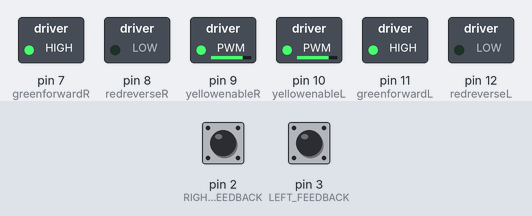
Recording of a sketch running on a simulated Arduino Uno, built with avr-gcc and run on an emulated ATmega328P. On the bench: switched loads named in the sketch (green lamp = pin HIGH). The test bench sets the inputs (shaded band); at power-on: pin 2 (RIGHT_FEEDBACK) LOW, pin 3 (LEFT_FEEDBACK) LOW. At 46.2 s the program stops and its outputs stay as they are.

Above: at 0.1 s.
At 9.8 s:
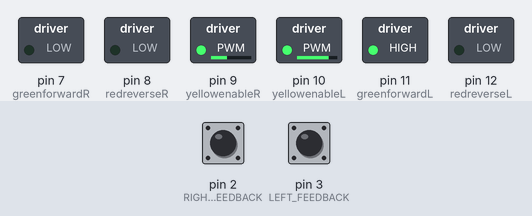
At 37.7 s:
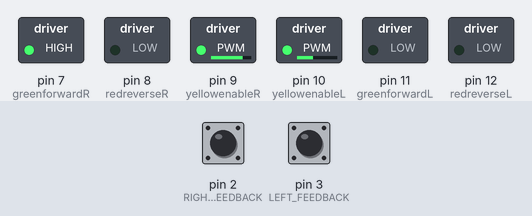
Timing chart, 0 to 40.0 s (numbered marks = the images above):
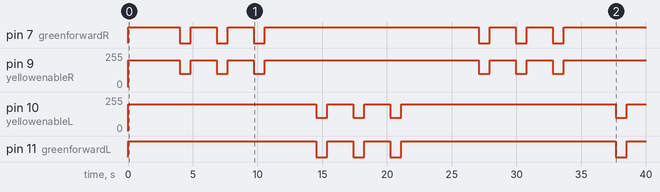

The sketch:

Story_7.ino
```cpp
// C++ code
// Story_6

int redreverseL = 12;
int greenforwardL = 11;
int yellowenableL = 10;

int yellowenableR = 9;
int redreverseR = 8;
int greenforwardR = 7;

const int RIGHT_FEEDBACK = 2; // Pin numbers on Rover for RIGHT motor sensor
const int LEFT_FEEDBACK = 3; // Pin numbers on Rover for LEFT motor sensor

volatile int leftcounter = 0; // initiate L counter to zero for start
volatile int rightcounter = 0; //initiate R counter to zero for start


// make a function to add 1 rotation to the left motor counter
void LeftMotorISR(){
  // adds one to the left motor counter on each motor revolution
  leftcounter++;
}

// make a function to add 1 rotation to the right motor counter
void RightMotorISR(){
  // adds one to the right motor counter on each motor revolution
  rightcounter++;
}

// make a function to make it go forwards
void goForwards()
{
  analogWrite(yellowenableL, 200); // Turn left enable on
  analogWrite(yellowenableR, 200); // Turn right enable on
  digitalWrite(greenforwardL, HIGH);
  digitalWrite(greenforwardR, HIGH);
  digitalWrite(redreverseL, LOW);
  digitalWrite(redreverseR, LOW);
}

// make a function to make it go left
void goLeft()
{
  analogWrite(yellowenableL, 200); // Turn left enable on faster
  analogWrite(yellowenableR, 100); // Turn right enable on slower
  digitalWrite(greenforwardL, HIGH);
  digitalWrite(greenforwardR, LOW);
  digitalWrite(redreverseL, LOW);
  digitalWrite(redreverseR, LOW);
}

// make a function to make it go right
void goRight()
{
  analogWrite(yellowenableL, 100); // Turn left enable on slower
  analogWrite(yellowenableR, 200); // Turn right enable on faster
  digitalWrite(greenforwardL, LOW);
  digitalWrite(greenforwardR, HIGH);
  digitalWrite(redreverseL, LOW);
  digitalWrite(redreverseR, LOW);
}

// make a function to make it stop
void stopMoving()
{
  analogWrite(yellowenableL, 0); // left enable off
  analogWrite(yellowenableR, 0); // right enable off
  digitalWrite(greenforwardL, LOW);
  digitalWrite(greenforwardR, LOW);
  digitalWrite(redreverseL, LOW);
  digitalWrite(redreverseR, LOW);
}

// make a function to make it reverse
void goBack()
{
  analogWrite(yellowenableL, 200); // Turn left enable on
  analogWrite(yellowenableR, 200); // Turn right enable on
  digitalWrite(greenforwardL, LOW);
  digitalWrite(greenforwardR, LOW);
  digitalWrite(redreverseL, HIGH);
  digitalWrite(redreverseR, HIGH);
}

// make a function to stop and turn off
void stopandturnoff()
{
  analogWrite(yellowenableL, 0); // Turn left enable off
  analogWrite(yellowenableR, 0); // Turn right enable off
  digitalWrite(greenforwardL, LOW);
  digitalWrite(greenforwardR, LOW);
  digitalWrite(redreverseL, LOW);
  digitalWrite(redreverseR, LOW);
}


void setup()
{
  pinMode(redreverseL, OUTPUT);
  pinMode(greenforwardL, OUTPUT);
  pinMode(yellowenableL, OUTPUT);
  pinMode(yellowenableR, OUTPUT);
  pinMode(greenforwardR, OUTPUT);
  pinMode(redreverseR, OUTPUT);

  pinMode(LEFT_FEEDBACK, INPUT);
  pinMode(RIGHT_FEEDBACK, INPUT);

  Serial.begin(115200);

  attachInterrupt(digitalPinToInterrupt(LEFT_FEEDBACK),LeftMotorISR,RISING);
  attachInterrupt(digitalPinToInterrupt(RIGHT_FEEDBACK),RightMotorISR,RISING);
}

void loop()
{
  for(int number_of_times = 0; number_of_times <= 1; number_of_times++)
  {
  // Leave garage
  // go forwards for 2 seconds
  goForwards();  // Call the function to start forwards motion
  delay(2000); // for 2 seconds

  // left hand square
  // go forwards for 2 seconds
  goForwards();  // Call the function to start forwards motion
  delay(2000); // for 2 seconds

  // turn left for .85 seconds
  goLeft(); // Call the function to go left
  delay(850); // for 2 seconds

  // go forwards for 2 seconds
  goForwards();  // Call the function to start forwards motion
  delay(2000); // for 2 seconds

  // turn left for .85 seconds
  goLeft(); // Call the function to go left
  delay(850); // for 2 seconds

  // go forwards for 2 seconds
  goForwards();  // Call the function to start forwards motion
  delay(2000); // for 2 seconds

  // turn left for .85 seconds
  goLeft(); // Call the function to go left
  delay(850); // for 2 seconds

  // go forwards for 2 seconds
  goForwards();  // Call the function to start forwards motion
  delay(2000); // for 2 seconds

  //right hand square
  // go forwards for 2 seconds
  goForwards();  // Call the function to start forwards motion
  delay(2000); // for 2 seconds

  // turn right for 2 seconds
  goRight();  // Call the function to go right
  delay(850); // for 2 seconds

   // go forwards for 2 seconds
  goForwards();  // Call the function to start forwards motion
  delay(2000); // for 2 seconds

    // turn right for 2 seconds
  goRight();  // Call the function to go right
  delay(850); // for 2 seconds

   // go forwards for 2 seconds
  goForwards();  // Call the function to start forwards motion
  delay(2000); // for 2 seconds

    // turn right for 2 seconds
  goRight();  // Call the function to go right
  delay(850); // for 2 seconds

  // go forwards for 2 seconds
  goForwards();  // Call the function to start forwards motion
  delay(2000); // for 2 seconds
  }
    stopMoving();
    exit(0); // stop forever
}
```

Measured:
- by itself, pin 7 (greenforwardR): LOW → HIGH at 0.00 s, → LOW 4.0 s later, → HIGH 0.85 s later, → LOW 2.0 s later, … (13 changes in this stretch)
- by itself, pin 11 (greenforwardL): LOW → HIGH at 0.00 s, → LOW 14.6 s later, → HIGH 0.85 s later, → LOW 2.0 s later, … (9 changes in this stretch)
- by itself, pin 9 (yellowenableR): 0/255 → 200/255 at 0.00 s, → 100/255 4.0 s later, → 200/255 0.85 s later, → 100/255 2.0 s later, … (13 changes in this stretch)
- by itself, pin 10 (yellowenableL): 0/255 → 200/255 at 0.00 s, → 100/255 14.6 s later, → 200/255 0.85 s later, → 100/255 2.0 s later, … (9 changes in this stretch)
